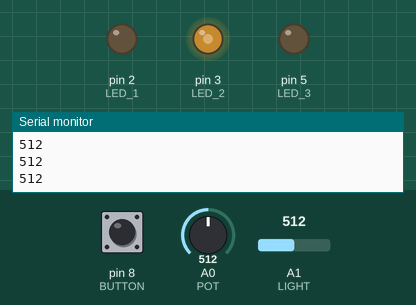
Bench run of a sketch on a simulated Arduino Uno, built with avr-gcc and run on an emulated ATmega328P. Shown: output pins drawn as LEDs (lit = HIGH), the last lines printed to the serial monitor. The inputs (shaded band) are chosen by the test bench; at power-on: pin 8 (BUTTON) LOW, A0 (POT) = 512, A1 (LIGHT) = 512.

Above: at 1.2 s.
1.3 s: pin 8 (BUTTON) pulled HIGH for 0.15 s
At 1.9 s:
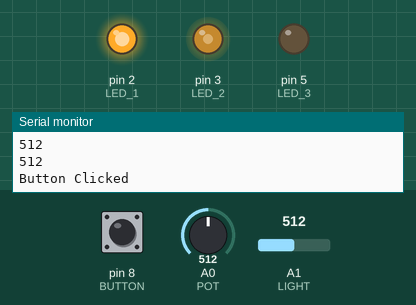
4.4 s: A0 (POT) set to 716
At 4.7 s:
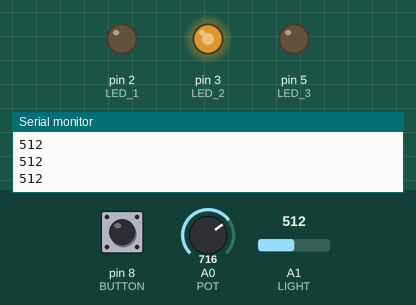
5.9 s: A0 (POT) set to 122
At 7.1 s:
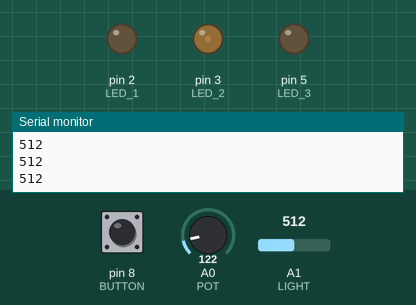
7.4 s: pin 8 (BUTTON) pulled HIGH for 1 s
At 8.8 s:
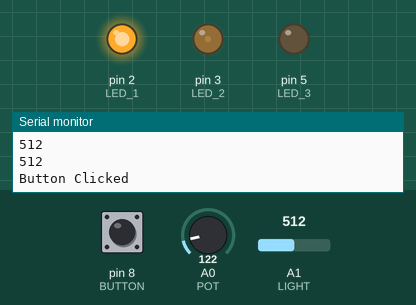
10.4 s: A0 (POT) set to 0
At 11.2 s:
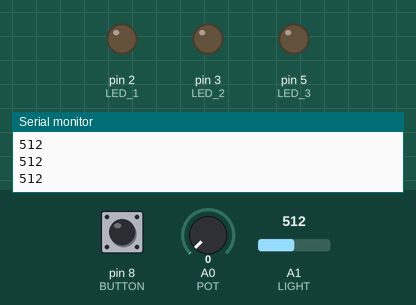
11.9 s: pin 8 (BUTTON) pulled HIGH for 0.15 s
At 13.0 s:
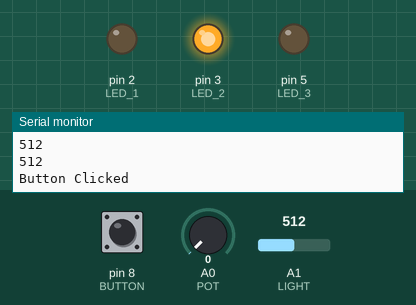
Timing chart, 0 to 15.1 s (numbered marks = the images above; inputs shaded):
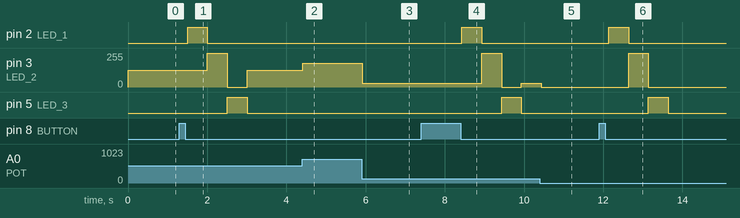

The sketch:

_6_IR.ino
```cpp
/*
  Lab 6. This lab uses the LED-as-light-sensor idea for IR object detection.

  What will happen?
  When you wave your hand over the IR emitter/receiver, the value printed
  to the serial console will be proportional to the light reflected.

  Learn:
  - Basic IR object detection using 2 IR LEDs
  http://iopscience.iop.org/1742-6596/76/1/012054/pdf/1742-6596_76_1_012054.pdf

  Schematic:
  - 3 LEDs
    (+)leads to pins 2,3,5
    (-)leads to GND, each via 470 ohm resistor
  - Push button
    -1 lead to +5v
    -Other lead via 10K ohm pull-down resistor to GND, also connect this
     lead to pin 8
  - Potentiometer - outer pins wired to 5v,GND. Wiper (middle wire) wired to A0

  Add:
  + IR LED as emitter
    (-)lead via 220 ohm resistor to GND
    (+)lead to +5v

  + IR (must be wrapped with heatshrink and electrical tape or IT WONT WORK!)
    Also, place an inch away from emitter.
    (+)lead to A1  (and to yellow (-)lead)
    (-)lead to +5v

  + RED LED
    (+)lead to GND
    (-)lead to A1 (and to IR LED sensor (+)lead)

 */

//Digital
#define LED_1 2
#define LED_2 3
#define LED_3 5
#define BUTTON 8

//Analog
#define POT 0
#define LIGHT 1

int prevButtonState = LOW;

void setup() {

  pinMode(BUTTON, INPUT);

  pinMode(LED_1, OUTPUT);
  pinMode(LED_2, OUTPUT);
  pinMode(LED_3, OUTPUT);

  Serial.begin(9600);

}

void loop() {

  /* BUTTON */
  int buttonState = digitalRead(BUTTON);
  //Button click = state change and now up
  if(buttonState != prevButtonState) {
    if(buttonState == LOW) {
      Serial.println("Button Clicked");

      cycleLEDs();
    }

    prevButtonState = buttonState;
  }


  /* POT */
  //Can variable write because pin 3 is PWM.
  //PWM output is 0-255. Analog in is 0-1023.
  int scaledVal = map(analogRead(POT), 0, 1023, 0, 255);
  analogWrite(LED_2, scaledVal);

  /* LIGHT */
  int lightVal = analogRead(LIGHT);
  Serial.println(lightVal);

  delay(100);
}

void cycleLEDs() {
  flashLED(LED_1, 500);
  flashLED(LED_2, 500);
  flashLED(LED_3, 500);
}

void flashLED(int led, int flashTime) {
  digitalWrite(led, HIGH);
  delay(flashTime);
  digitalWrite(led, LOW);
}
```

Measured:
- after the input at 1.3 s, pin 2 (LED_1): LOW → HIGH after 0.21 s, → LOW 0.50 s later; pin 3 (LED_2): 127/255 → 255/255 after 0.71 s, → 0/255 0.50 s later, → 127/255 0.50 s later; pin 5 (LED_3): LOW → HIGH after 1.2 s, → LOW 0.50 s later
- after the input at 4.4 s, pin 3 (LED_2): 127/255 → 178/255 at once
- after the input at 5.9 s, pin 3 (LED_2): 178/255 → 30/255 at once
- after the input at 7.4 s, pin 2 (LED_1): LOW → HIGH after 1.0 s, → LOW 0.50 s later; pin 3 (LED_2): 30/255 → 255/255 after 1.5 s, → 0/255 0.50 s later, → 30/255 0.50 s later; pin 5 (LED_3): LOW → HIGH after 2.0 s, → LOW 0.50 s later
- after the input at 10.4 s, pin 3 (LED_2): 30/255 → 0/255 at once
- after the input at 11.9 s, pin 2 (LED_1): LOW → HIGH after 0.24 s, → LOW 0.50 s later; pin 3 (LED_2): 0/255 → 255/255 after 0.74 s, → 0/255 0.50 s later; pin 5 (LED_3): LOW → HIGH after 1.2 s, → LOW 0.50 s later
